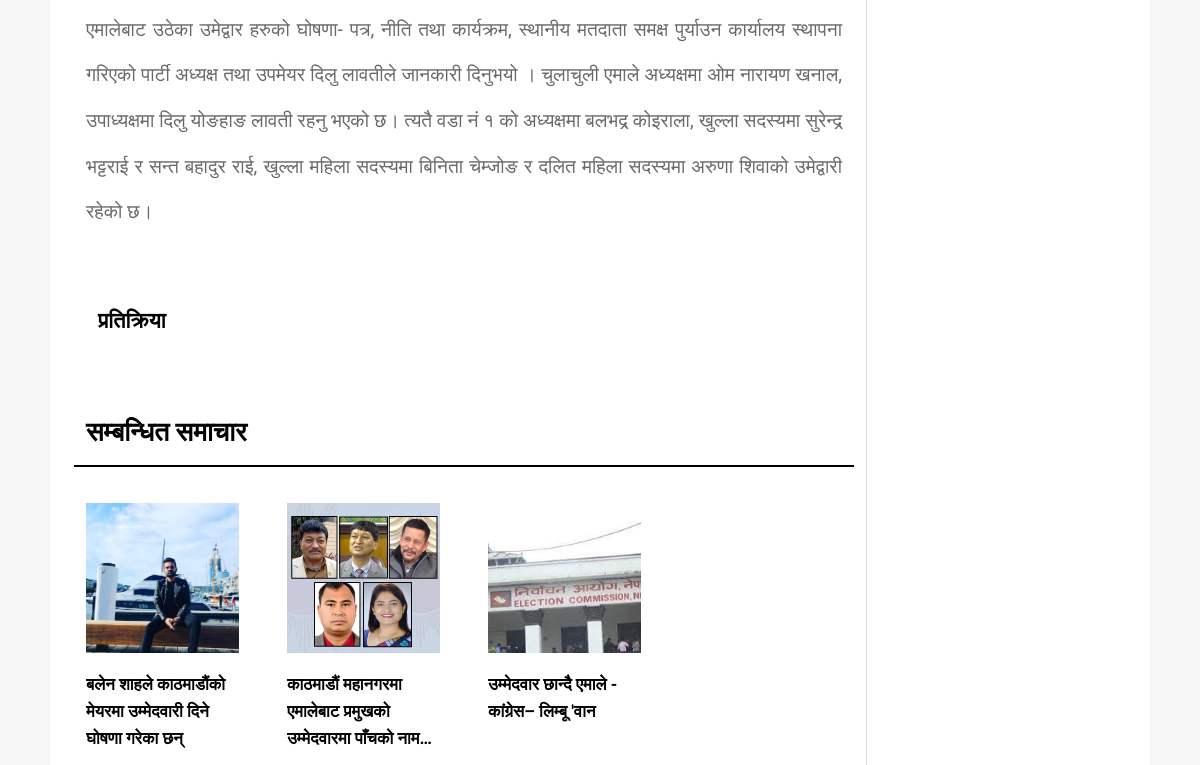
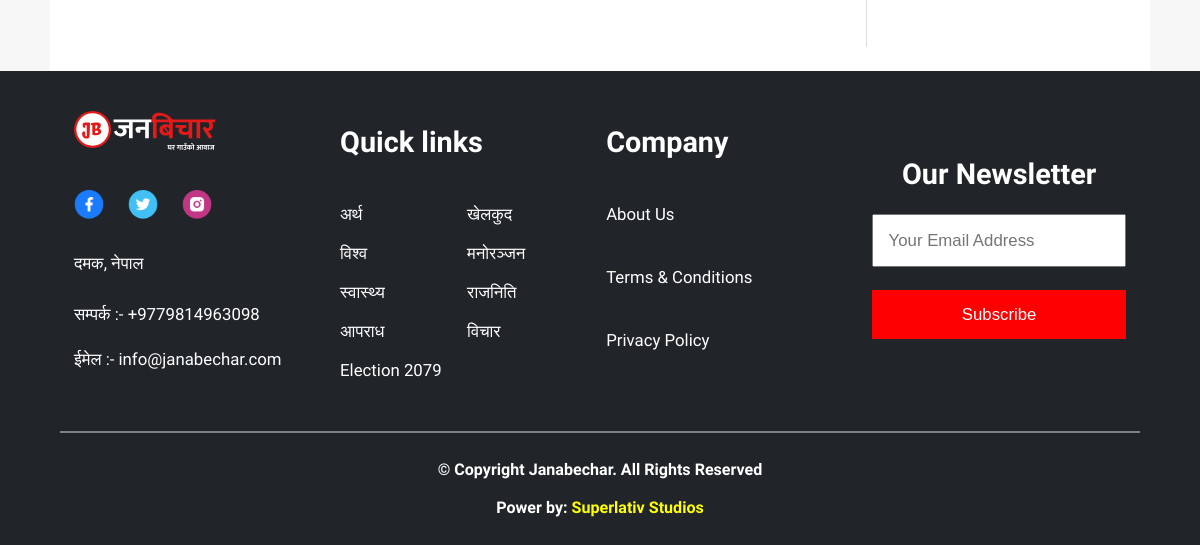
The page /69/ (lower part) on the database as committed earlier (2 pictures, top to bottom).
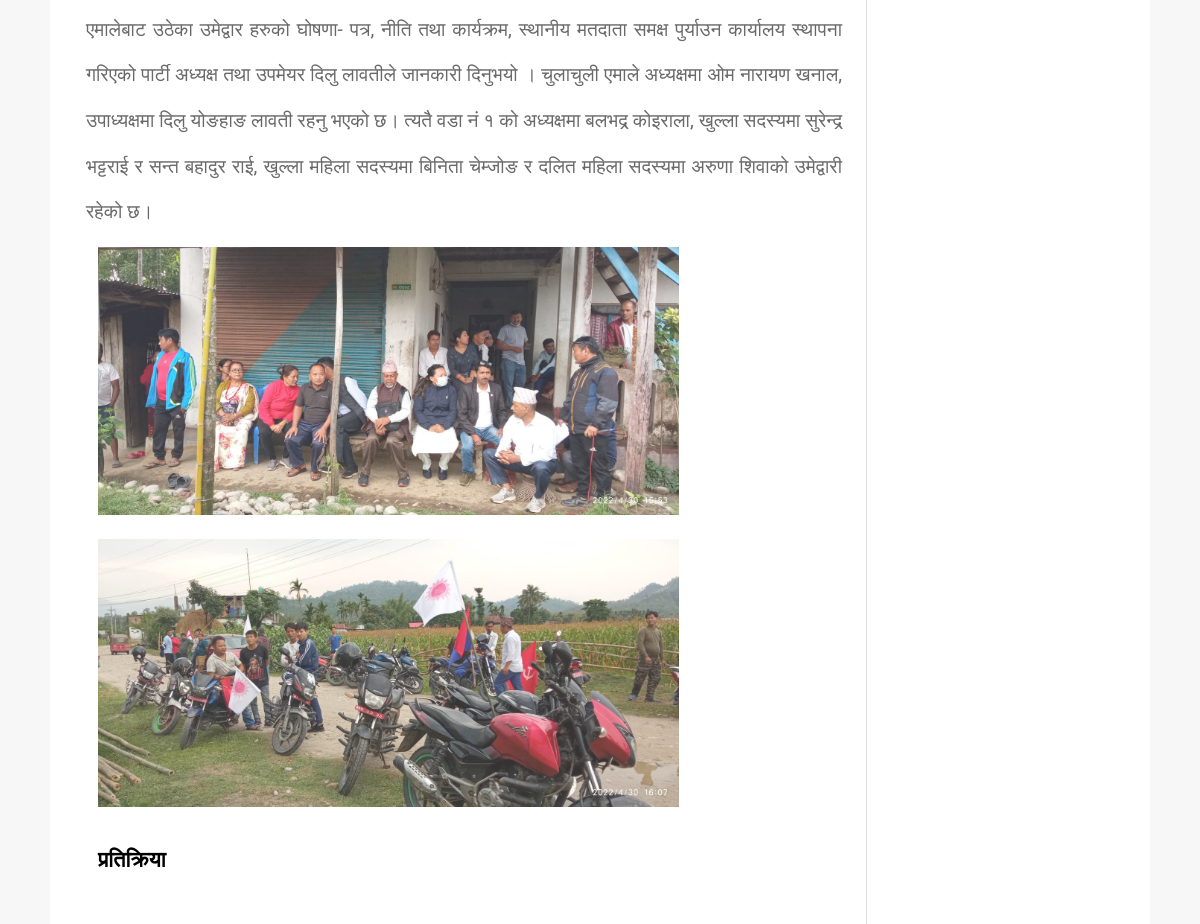
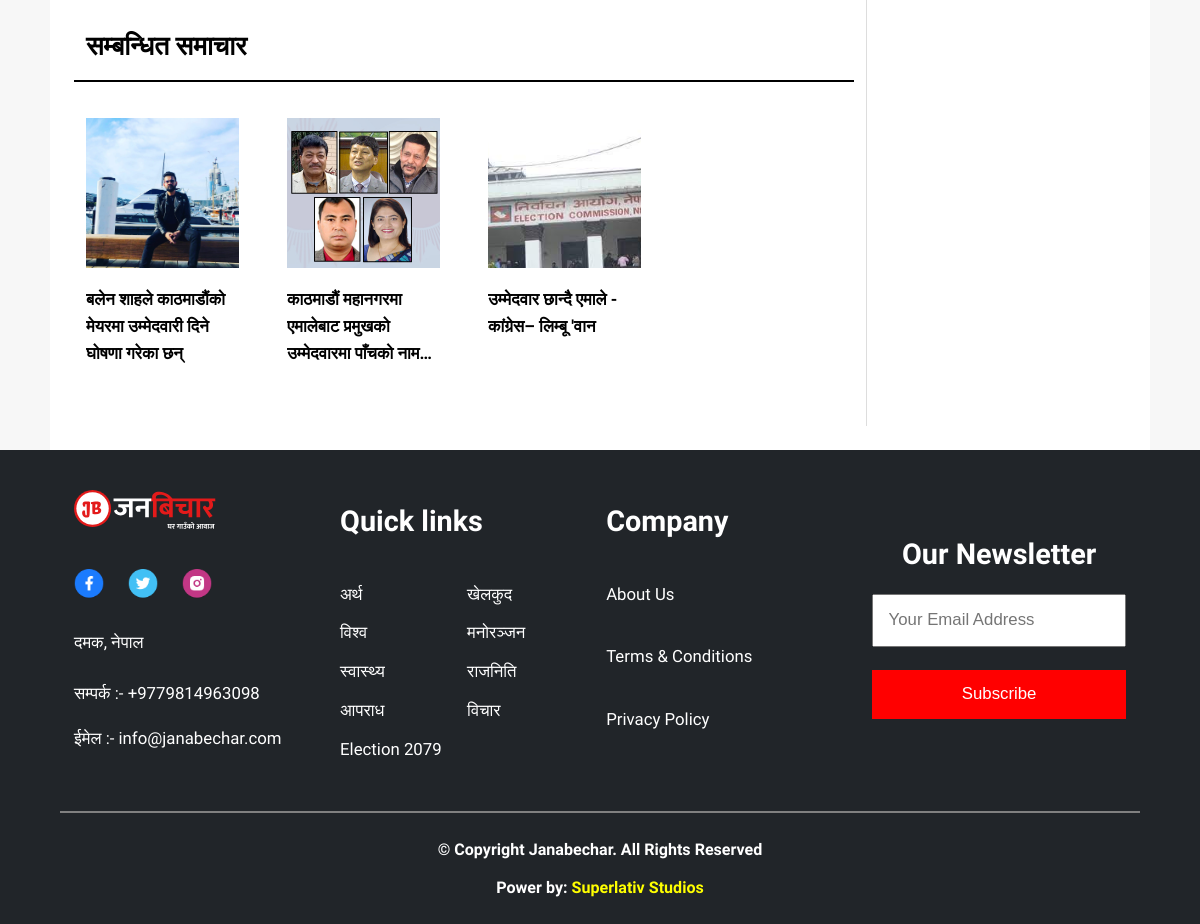
The same page on the database as committed later (2 pictures, top to bottom).
### news/models.py (models this page shows, shortened)
class News(models.Model):
    title = models.CharField(max_length=500)
    is_highlighted = models.BooleanField(default=False)
    is_main = models.BooleanField(default=False)
    category = models.ForeignKey(
        Category, on_delete=models.CASCADE, related_name='cat')
    tag = models.ManyToManyField(
        Tag, blank=True, related_name='tag')
    description = models.TextField(blank=True, null=True)
    content = RichTextUploadingField(blank=True, null=True)
    image = models.ImageField(blank=True, upload_to=get_obs_upload_path())
    published_at = models.DateTimeField()
    updated_at = models.DateTimeField(auto_now=True)
    class Meta:
        verbose_name_plural = 'News'
    @property
    def bsDate(self):
        date = convert_AD_to_BS(self.published_at.year,
                                self.published_at.month, self.published_at.day)
        ne_date = bsdate(date[0], date[1], date[2])
        return ne_date.strftime("%B %d %Y,%A", lang='ne')

### news/views.py (the view)
# urls.py: path('', include('news.urls')),
def news(request, id):
    npdate = TodayBS()
    news = get_object_or_404(News, id=id)
    cat_name = news.category.name
    recent_update = News.objects.filter().exclude(
        id=id).order_by('-published_at')[0:6]
    news_id_list = []
    for n in recent_update:
        news_id_list.append(n.id)
    related_news = News.objects.filter(
        category__name=cat_name).order_by('-published_at').exclude(id=id).exclude(id__in=news_id_list)
    tags = Tag.objects.order_by('-created_at')
    categories = Category.objects.exclude(title='more')
    page = "news"
    context = {
        'npdate': npdate,
        'related_news': related_news,
        'news': news,
        'tags': tags,
        'categories': categories,
        'recent_update': recent_update,
        'page': page,
    }
    return render(request, 'news.html', context)

### news/utils.py (called while the page is built)
def TodayBS():
    today = datetime.now()
    date = convert_AD_to_BS(today.year, today.month, today.day)
    ne_date = bsdate(date[0], date[1], date[2])
    return ne_date.strftime("%B %d %Y,%A", lang='ne')

### templates/news.html (shortened to what this page needs)
{% extends 'base.html' %}
{% load static %}
{%block content%}
<div class="my-container pad-2 bg-white">
    <div class="grid grid-cols-3fr-1fr gap-1 mob-grid">
        <div class="pt-2 pb-2">
            <div class="fs-1-6   opa-0-8 text-graydark  fw pt-2 ph-1 article-title img-100">
                {{news.content |safe}}
            </div>
            <div class="pad-2">
                <p class="fs-1-8 fw-bold divider pb-1">प्रतिक्रिया</p>
                <div class="fb-comments pt-2 " data-href="https://janabechar.com/{{news.id}}" data-width=""
                    data-numposts="5"></div>
            </div>
            <div class="border-style ai-center">
                <div class="fs-2-2 fw-bold pad-1 text-black">सम्बन्धित समाचार</div>
            </div>
            <div class="grid grid-column-4-1fr mob-grid gap-2 pt-2 pb-2">
                {%if related_news|length == 0 %}
                <p class="center">No data Available</p>
                {%else%}
                {% for new in related_news%}
                {% include 'include/news-article.html' %}
                {%endfor%}
                {%endif%}
            </div>
        </div>
        <div class="pl-1 pt-4 border-left bg-white ">
        </div>
    </div>
</div>
{%endblock%}

Rows that differ between the two databases and show on the page:
changed News (number 1 of 4 on the later page): content: picture added
